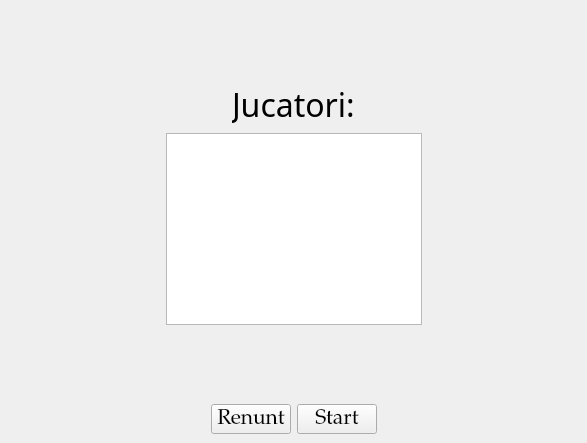
<?xml version="1.0" encoding="UTF-8"?>
<ui version="4.0">
 <class>Lobby</class>
 <widget class="QMainWindow" name="Lobby">
  <property name="geometry">
   <rect>
    <x>0</x>
    <y>0</y>
    <width>587</width>
    <height>443</height>
   </rect>
  </property>
  <property name="windowTitle">
   <string>Lobby</string>
  </property>
  <widget class="QWidget" name="centralwidget">
   <layout class="QVBoxLayout" name="verticalLayout_2">
    <item>
     <spacer name="verticalSpacer">
      <property name="orientation">
       <enum>Qt::Vertical</enum>
      </property>
      <property name="sizeHint" stdset="0">
       <size>
        <width>20</width>
        <height>40</height>
       </size>
      </property>
     </spacer>
    </item>
    <item alignment="Qt::AlignHCenter">
     <widget class="QLabel" name="label">
      <property name="font">
       <font>
        <family>MV Boli</family>
        <pointsize>24</pointsize>
       </font>
      </property>
      <property name="text">
       <string>Jucatori:</string>
      </property>
     </widget>
    </item>
    <item>
     <layout class="QHBoxLayout" name="horizontalLayout_2">
      <item>
       <spacer name="horizontalSpacer">
        <property name="orientation">
         <enum>Qt::Horizontal</enum>
        </property>
        <property name="sizeHint" stdset="0">
         <size>
          <width>40</width>
          <height>20</height>
         </size>
        </property>
       </spacer>
      </item>
      <item>
       <widget class="QListWidget" name="listWidget"/>
      </item>
      <item>
       <spacer name="horizontalSpacer_2">
        <property name="orientation">
         <enum>Qt::Horizontal</enum>
        </property>
        <property name="sizeHint" stdset="0">
         <size>
          <width>40</width>
          <height>20</height>
         </size>
        </property>
       </spacer>
      </item>
     </layout>
    </item>
    <item>
     <spacer name="verticalSpacer_2">
      <property name="orientation">
       <enum>Qt::Vertical</enum>
      </property>
      <property name="sizeHint" stdset="0">
       <size>
        <width>20</width>
        <height>40</height>
       </size>
      </property>
     </spacer>
    </item>
    <item>
     <layout class="QHBoxLayout" name="horizontalLayout">
      <item>
       <spacer name="horizontalSpacer_3">
        <property name="orientation">
         <enum>Qt::Horizontal</enum>
        </property>
        <property name="sizeHint" stdset="0">
         <size>
          <width>40</width>
          <height>20</height>
         </size>
        </property>
       </spacer>
      </item>
      <item>
       <widget class="QPushButton" name="exitButton">
        <property name="font">
         <font>
          <family>Palatino Linotype</family>
          <pointsize>16</pointsize>
         </font>
        </property>
        <property name="text">
         <string>Renunt</string>
        </property>
       </widget>
      </item>
      <item>
       <widget class="QPushButton" name="startButton">
        <property name="font">
         <font>
          <family>Palatino Linotype</family>
          <pointsize>16</pointsize>
         </font>
        </property>
        <property name="text">
         <string>Start</string>
        </property>
       </widget>
      </item>
      <item>
       <spacer name="horizontalSpacer_4">
        <property name="orientation">
         <enum>Qt::Horizontal</enum>
        </property>
        <property name="sizeHint" stdset="0">
         <size>
          <width>40</width>
          <height>20</height>
         </size>
        </property>
       </spacer>
      </item>
     </layout>
    </item>
   </layout>
  </widget>
 </widget>
 <resources/>
 <connections/>
</ui>
